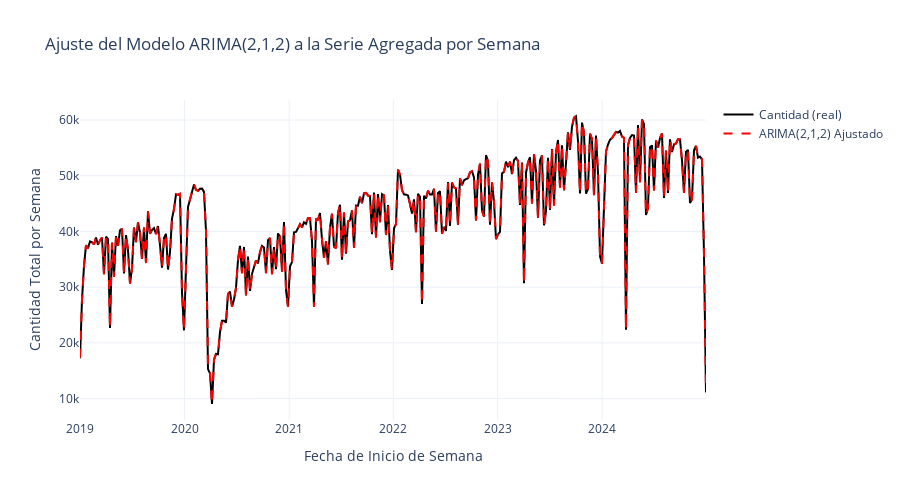

Notebook code cell kept with this figure:
### Code cell
import plotly.graph_objects as go

# Crear gráfico interactivo
fig = go.Figure()

# Serie real (Cantidad semanal)
fig.add_trace(go.Scatter(
    x=serie_semanal['FECHA_SEMANA'],
    y=serie_semanal['Cantidad'],
    mode='lines',
    name='Cantidad (real)',
    line=dict(color='black')
))

# Serie ajustada (ARIMA semanal)
fig.add_trace(go.Scatter(
    x=serie_semanal['FECHA_SEMANA'],
    y=serie_semanal['ARIMA'],
    mode='lines',
    name='ARIMA(2,1,2) Ajustado',
    line=dict(color='red', dash='dash')
))

# Layout
fig.update_layout(
    title='Ajuste del Modelo ARIMA(2,1,2) a la Serie Agregada por Semana',
    xaxis_title='Fecha de Inicio de Semana',
    yaxis_title='Cantidad Total por Semana',
    template='plotly_white',
    height=500
)

fig.show()

### Figure 1 — Plotly figure (JSON) as saved in the notebook; plotly's stock layout.template omitted (floating-point values rounded to 4 significant figures; data arrays with more than 128 entries replaced by an {"elided": "..."} marker saying what was removed)
{"data": [{"line": {"color": "black"}, "mode": "lines", "name": "Cantidad (real)", "type": "scatter", "x": {"elided": "314 str values"}, "y": {"elided": "314 int values"}}, {"line": {"color": "red", "dash": "dash"}, "mode": "lines", "name": "ARIMA(2,1,2) Ajustado", "type": "scatter", "x": {"elided": "314 str values"}, "y": {"elided": "314 float values"}}], "layout": {"height": 500, "title": {"text": "Ajuste del Modelo ARIMA(2,1,2) a la Serie Agregada por Semana"}, "xaxis": {"title": {"text": "Fecha de Inicio de Semana"}}, "yaxis": {"title": {"text": "Cantidad Total por Semana"}}}}
